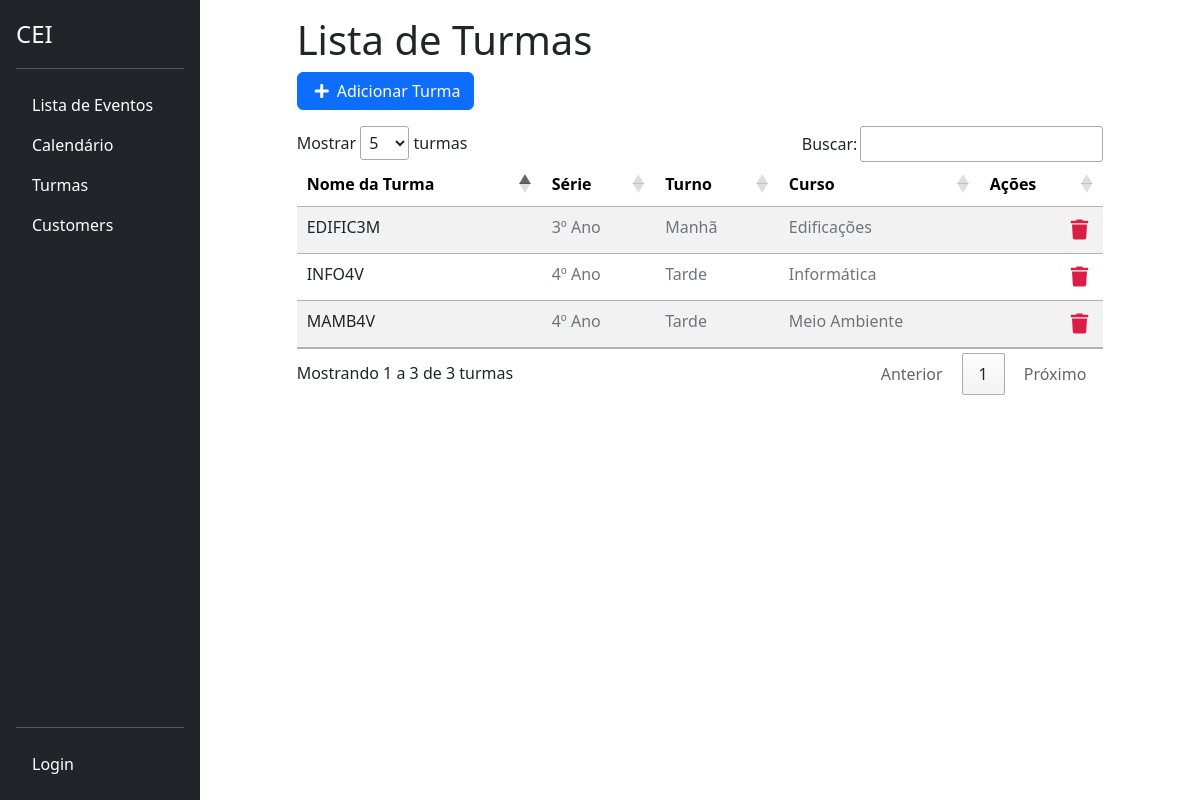
The app's page /turmas/ with its own data.
### classes/models.py (models this page shows, shortened)
class Turma(models.Model):
    TURNO_CHOICES = [
        ('manha', 'Manhã'),
        ('tarde', 'Tarde'),
        ('noite', 'Noite'),
    ]
    CURSO_CHOICES = [
        ('edificacoes', 'Edificações'),
        ('informatica', 'Informática'),
        ('meio_ambiente', 'Meio Ambiente'),
        ('matematica', 'Matemática'),
    ]
    SERIE_CHOICES = [
        ('1', '1º Ano'),
        ('2', '2º Ano'),
        ('3', '3º Ano'),
        ('4', '4º Ano'),
    ]
    nome = models.CharField(max_length=100)
    serie = models.CharField(max_length=1, choices=SERIE_CHOICES)
    turno = models.CharField(max_length=5, choices=TURNO_CHOICES)
    curso = models.CharField(max_length=15, choices=CURSO_CHOICES)

### classes/views.py (the view)
# urls.py: path('turmas/', ListaTurmas.as_view(), name='lista-turmas'),
class ListaTurmas(GroupRequiredMixin, LoginRequiredMixin, ListView):
    group_required = u"Docente"
    login_url = reverse_lazy('login')
    model = Turma
    template_name = 'classes/lista_turmas.html'
    context_object_name = 'turmas'

### classes/templates/classes/lista_turmas.html (shortened to what this page needs)
{% extends 'base.html' %}
{% block content %}
<div class="offset-1 col-10 list-div">
    <h1>Lista de Turmas</h1>
    <div class="row mb-3">
        <div class="col-auto btn-primary">
            <a id="add-link" href="{% url 'cadastrar_turma' %}" class="btn btn-primary d-flex align-items-center">
                <i class="fas fa-plus me-2"></i> Adicionar Turma
            </a>
        </div>
    </div>
    <table id="turmaTable" class="table table-striped table-hover" style="margin-top: 30px;">
        <thead class="table">
            <tr>
                <th>Nome da Turma</th>
                <th>Série</th>
                <th>Turno</th>
                <th>Curso</th>
                <th>Ações</th>
            </tr>
        </thead>
        <tbody>
            {% for turma in turmas %}
            <tr class="turma-item">
                <td><a href="/turma/{{ turma.id }}" class="text-decoration-none text-dark">{{ turma.nome }}</a></td>
                <td style="color: #6c757d;">{{ turma.get_serie_display }}</td>
                <td style="color: #6c757d;">{{ turma.get_turno_display }}</td>
                <td style="color: #6c757d;">{{ turma.get_curso_display }}</td>
                <td>
                    <a href="{% url 'delete-turma' turma.id %}" class="text-danger me-2"><i class="fas fa-trash"></i></a>
                </td>
            </tr>
            {% endfor %}
        </tbody>
    </table>
</div>
{% endblock %}
{% block scripts %}
<link rel="stylesheet" href="https://cdn.datatables.net/1.11.5/css/jquery.dataTables.min.css">
{% endblock %}

### tasks/static/css/styles.css (style rules this page uses)
#add-link { text-decoration: none; }
.fas.fa-plus { color: #FFF; margin-right: 10px; margin-left: 5px; }
.list-div { padding: 0; }
.fas.fa-trash { color: #db1e47; cursor: pointer; margin: 5px; font-size: 20px; float: right; }

### records on screen
Turma: nome "INFO4V", serie "4º Ano", turno "Tarde", curso "Informática"
Turma: nome "EDIFIC3M", serie "3º Ano", turno "Manhã", curso "Edificações"
Turma: nome "MAMB4V", serie "4º Ano", turno "Tarde", curso "Meio Ambiente"
